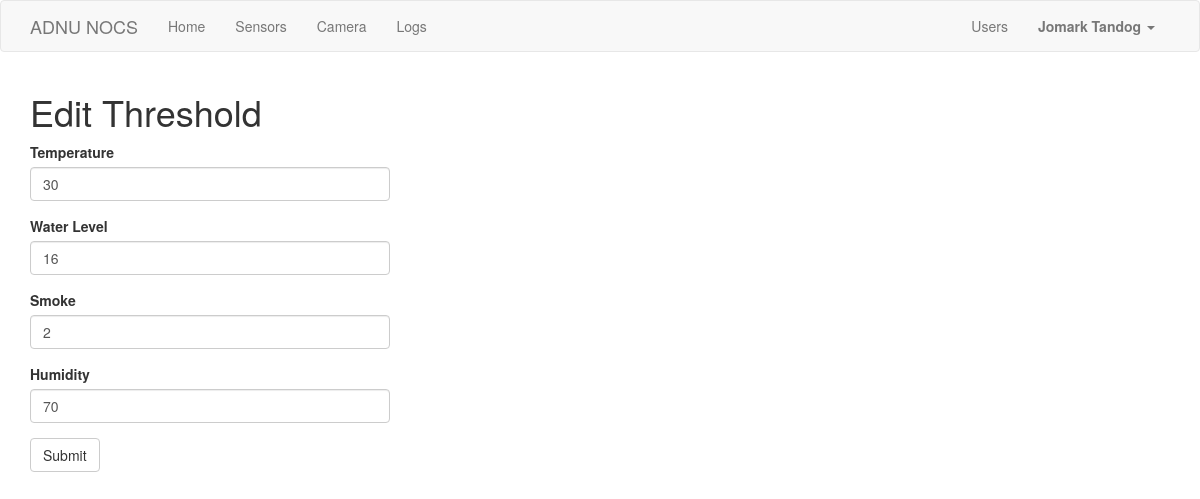
Screenshot of /edit_threshold (signed in) with the database file from the repository.
### app/models.py (models this page shows, shortened)
class User(UserMixin, db.Model):
	id = db.Column(db.Integer, primary_key=True)
	username = db.Column(db.String(64), index=True, unique=True)
	name = db.Column(db.String(120), index=True, unique=True)
	email = db.Column(db.String(120), index=True, unique=True)
	user_type = db.Column(db.String(120), index=True)
	password_hash = db.Column(db.String(128))
	posts = db.relationship('Post', backref='author', lazy='dynamic')
	about_me = db.Column(db.String(140))
	last_seen = db.Column(db.DateTime, default=datetime.utcnow)
	followed = db.relationship('User', secondary=followers,\
		primaryjoin=(followers.c.follower_id == id),\
		secondaryjoin=(followers.c.followed_id == id),\
		backref=db.backref('followers', lazy='dynamic'), lazy='dynamic')

class SensorThreshold(db.Model):
	id = db.Column(db.Integer, primary_key=True)
	temp = db.Column(db.String(140))
	smoke = db.Column(db.String(140))
	water = db.Column(db.String(140))
	humid = db.Column(db.String(140))

### app/routes.py (the view)
@app.route('/edit_threshold', methods=['GET', 'POST'])
@login_required
def edit_threshold():
    form = EditThresholdForm()
    sensor_threshold = SensorThreshold.query.get(1)
    if form.validate_on_submit():
        sensor_threshold.temp = form.temp.data
        sensor_threshold.water = form.water.data
        sensor_threshold.smoke = form.smoke.data
        sensor_threshold.humid = form.smoke.humid
        db.session.commit()
        flash('Your changes have been saved.')
        return redirect(url_for('edit_threshold'))
    elif request.method == 'GET':
        form.temp.data = sensor_threshold.temp
        form.water.data = sensor_threshold.water
        form.smoke.data = sensor_threshold.smoke
        form.humid.data = sensor_threshold.humid
    return render_template('edit_threshold.html', title='Edit Threshold', form=form)

### app/forms.py
class EditThresholdForm(FlaskForm):
    temp = StringField('Temperature', validators=[DataRequired()])
    water = StringField('Water Level', validators=[DataRequired()])
    smoke =StringField('Smoke', validators=[DataRequired()])
    humid =StringField('Humidity', validators=[DataRequired()])
    submit = SubmitField('Submit')

### app/models.py (called while the page is built)
@login.user_loader
def load_user(id):
	return User.query.get(int(id))

### app/routes.py (called while the page is built)
@app.before_request
def before_request():
    if current_user.is_authenticated:
        current_user.last_seen = datetime.utcnow()
        db.session.commit()

### app/templates/edit_threshold.html
{% extends "base.html" %}
{% import 'bootstrap/wtf.html' as wtf %}
{% block app_content %}
    <h1>Edit Threshold</h1>
    <div class="row">
        <div class="col-md-4">
            {{ wtf.quick_form(form) }}
        </div>
    </div>
{% endblock %}

### app/templates/base.html (shortened to what this page needs)
{% extends 'bootstrap/base.html' %}
{% block navbar %}
    <nav class="navbar navbar-default">
        <div class="container">
            <div class="navbar-header">
                <a class="navbar-brand" href="{{ url_for('index') }}">ADNU NOCS</a>
            </div>
            <div class="collapse navbar-collapse" id="bs-example-navbar-collapse-1">
                <ul class="nav navbar-nav">
                    <li><a href="{{ url_for('index') }}">Home</a></li>
                    {% if current_user.is_authenticated %}
                    <li><a href="{{ url_for('sensor') }}">Sensors</a></li>
                    <li><a href="{{ url_for('camera') }}">Camera</a></li>
                    <li><a href="{{ url_for('csv_page') }}">Logs</a></li>
                    {% endif %}
                </ul>
                <ul class="nav navbar-nav navbar-right">
                    {% if current_user.is_anonymous %}
                        <li><a href="{{ url_for('login') }}">Login</a></li>
                    {% else %}
                        {% if current_user.user_type == 'Admin' %}
                            <li><a href="{{ url_for('users') }}">Users</a></li>
                        {% endif %}
                        <li class="dropdown">
                        <a href="#" class="dropdown-toggle" data-toggle="dropdown" role="button" aria-haspopup="true" aria-expanded="false"><b> {{ current_user.name }} </b> <span class="caret"></span></a>
                      </li>
                    {% endif %}
                </ul>
            </div>
        </div>
    </nav>
{% endblock %}
{% block content %}
    <div class="container">
        {% block app_content %}{% endblock %}
    </div>
{% endblock %}
{% block styles %}
    {{ super () }}
    <link rel="stylesheet" href="{{ url_for('static', filename='styles.css') }}">
    <link rel="stylesheet" href="{{ url_for('static', filename='dataTables.bootstrap.min.css') }}">
{% endblock %}

### app/static/styles.css (style rules this page uses)
html { overflow-y: scroll; }

### rows the page displays
User: name "Jomark Tandog"
SensorThreshold: temp "30", water "16", smoke "2", humid "70"
